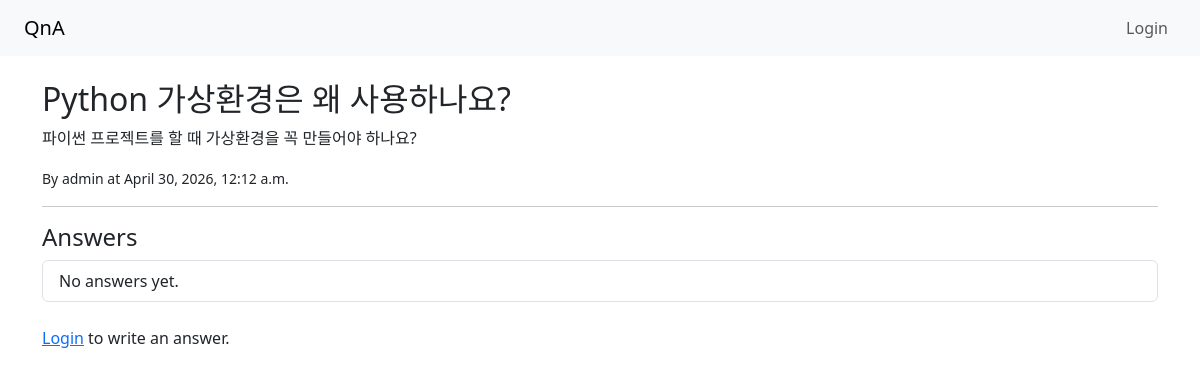
Screenshot of /question/2/ with the database file from the repository.
### qa/models.py (models this page shows, shortened)
class Question(models.Model):
    title = models.CharField(max_length=200)
    content = models.TextField()
    author = models.ForeignKey(User, on_delete=models.CASCADE)
    created_at = models.DateTimeField(auto_now_add=True)

### qa/views.py (the view, shortened to what this page needs)
# urls.py: path('question/<int:pk>/', views.question_detail, name='question_detail'),
def question_detail(request, pk):
    question = get_object_or_404(Question, pk=pk)
    return render(request, 'qa/question_detail.html', {'question': question})

### qa/templates/qa/question_detail.html
{% extends 'qa/base.html' %}
{% block content %}
<h2>{{ question.title }}</h2>
<p>{{ question.content }}</p>
<p><small>By {{ question.author.username }} at {{ question.created_at }}</small></p>
<hr>
<h4>Answers</h4>
<ul class="list-group mb-4">
    {% for answer in question.answer.all %}
    <li class="list-group-item">
        {{ answer.content }}<br>
        <small class="text-muted">— {{ answer.author.username }} at {{ answer.created_at|date:"Y-m-d H:i" }}</small>
    </li>
    {% empty %}
    <li class="list-group-item">No answers yet.</li>
    {% endfor %}
</ul>
{% if user.is_authenticated %}
<h5>Write an Answer</h5>
<form method="post">
    {% csrf_token %}
    <div class="mb-3">
        <textarea name="content" class="form-control" rows="4"
                  placeholder="Write your answer here..."></textarea>
    </div>
    <button type="submit" class="btn btn-success">Submit Answer</button>
</form>
{% else %}
<p><a href="{% url 'login' %}">Login</a> to write an answer.</p>
{% endif %}
{% endblock %}

### rows the page displays
Question: title "Python 가상환경은 왜 사용하나요?", content "파이썬 프로젝트를 할 때 가상환경을 꼭 만들어야 하나요?", author.username "admin", created_at "April 30, 2026, 12:12 a.m."
